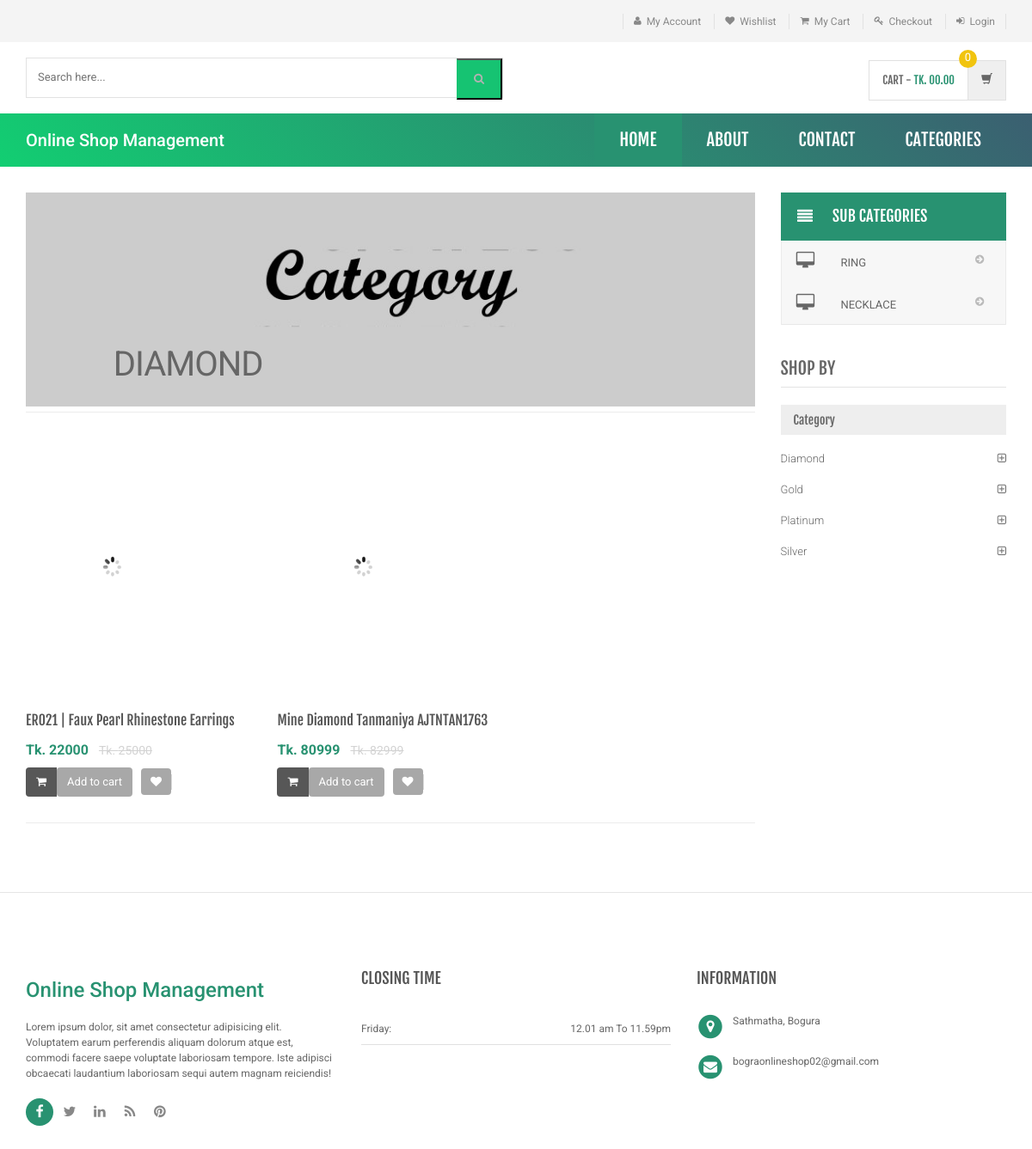
Before: /category.php?cid=7 with the older database file.
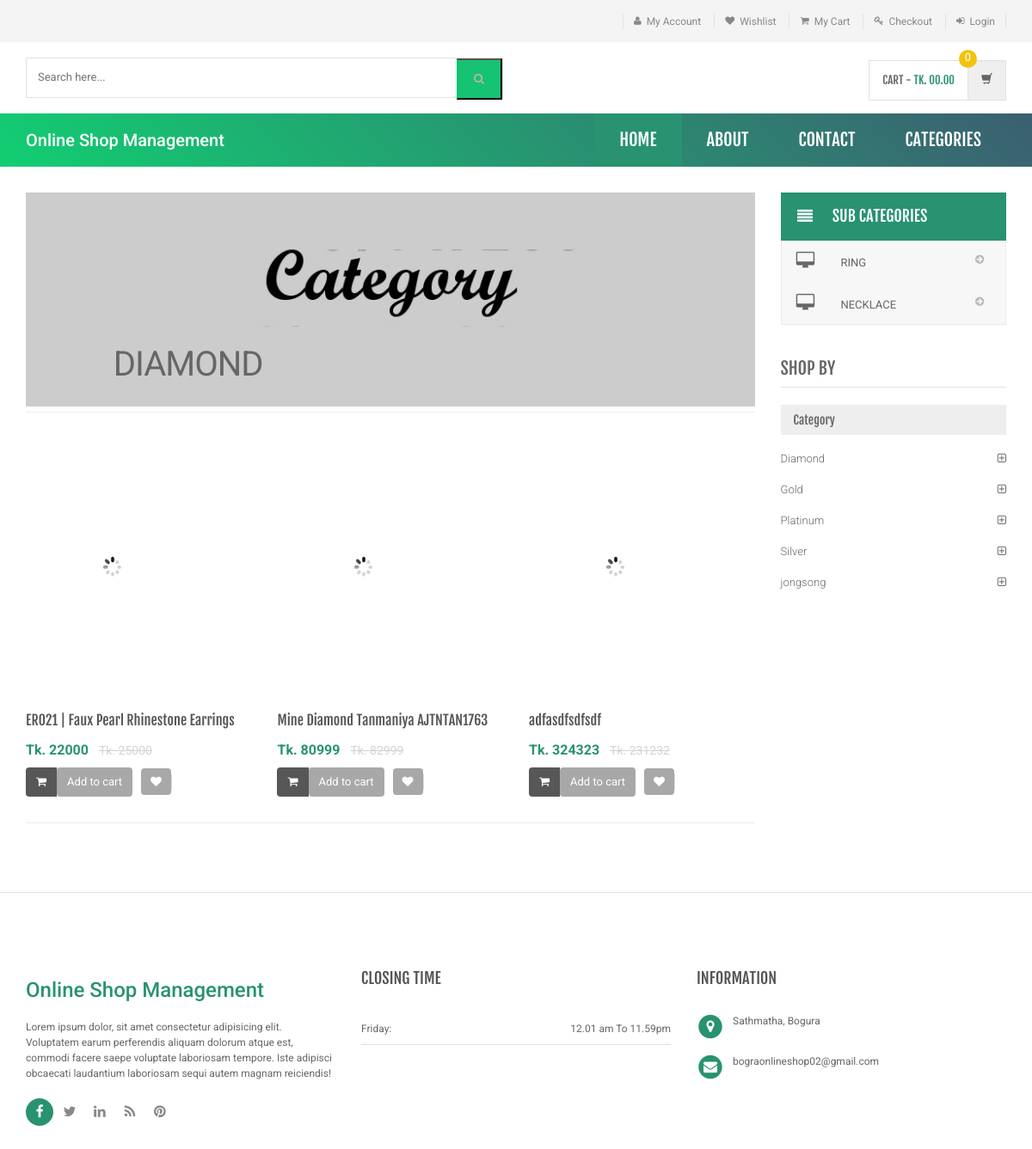
After: the same page with the newer database file.
### tables this page shows
CREATE TABLE `category` (
  `id` int(11) NOT NULL,
  `categoryName` varchar(255) DEFAULT NULL,
  `categoryDescription` longtext DEFAULT NULL,
  `creationDate` timestamp NOT NULL DEFAULT current_timestamp(),
  `updationDate` varchar(255) DEFAULT NULL
);

CREATE TABLE `products` (
  `id` int(11) NOT NULL,
  `category` int(11) NOT NULL,
  `subCategory` int(11) DEFAULT NULL,
  `productName` varchar(255) DEFAULT NULL,
  `productCompany` varchar(255) DEFAULT NULL,
  `productPrice` int(11) DEFAULT NULL,
  `productPriceBeforeDiscount` int(11) DEFAULT NULL,
  `productDescription` longtext DEFAULT NULL,
  `productImage1` varchar(255) DEFAULT NULL,
  `productImage2` varchar(255) DEFAULT NULL,
  `productImage3` varchar(255) DEFAULT NULL,
  `shippingCharge` int(11) DEFAULT NULL,
  `productAvailability` varchar(255) DEFAULT NULL,
  `postingDate` timestamp NULL DEFAULT current_timestamp(),
  `updationDate` varchar(255) DEFAULT NULL,
  `views` int(11) NOT NULL
);

CREATE TABLE `subcategory` (
  `id` int(11) NOT NULL,
  `categoryid` int(11) DEFAULT NULL,
  `subcategory` varchar(255) DEFAULT NULL,
  `creationDate` timestamp NULL DEFAULT current_timestamp(),
  `updationDate` varchar(255) DEFAULT NULL
);

### category.php (the view, shortened to what the rows shown need)
<?php
include('includes/config.php');
$cid=intval($_GET['cid']);
?>
<!DOCTYPE html>
<html lang="en">
	<head>
	    <link rel="stylesheet" href="assets/css/bootstrap.min.css">
	    <link rel="stylesheet" href="assets/css/main.css">
	    <link rel="stylesheet" href="assets/css/green.css">
	    <link rel="stylesheet" href="assets/css/owl.carousel.css">
		<link rel="stylesheet" href="assets/css/owl.transitions.css">
		<link href="assets/css/lightbox.css" rel="stylesheet">
		<link rel="stylesheet" href="assets/css/animate.min.css">
		<link rel="stylesheet" href="assets/css/rateit.css">
		<link rel="stylesheet" href="assets/css/bootstrap-select.min.css">
		<link rel="stylesheet" href="assets/css/config.css">
		<link href="assets/css/green.css" rel="alternate stylesheet" title="Green color">
		<link href="assets/css/blue.css" rel="alternate stylesheet" title="Blue color">
		<link href="assets/css/red.css" rel="alternate stylesheet" title="Red color">
		<link href="assets/css/orange.css" rel="alternate stylesheet" title="Orange color">
		<link href="assets/css/dark-green.css" rel="alternate stylesheet" title="Darkgreen color">
		<link rel="stylesheet" href="assets/css/font-awesome.min.css">
	</head>
    <body class="cnt-home">
<header class="header-style-1">
<?php include('includes/menu-bar.php');?>
</header>
<div class="body-content outer-top-xs">
	<div class='container'>
		<div class='row outer-bottom-sm'>
			<div class='col-md-9'>
	<div id="category" class="category-carousel hidden-xs">
		<div class="item">
			<div class="container-fluid">
				<div class="caption vertical-top text-left">
					<div class="big-text">
						<br />
					</div>
					       <?php $sql=mysqli_query($con,"select categoryName  from category where id='$cid'");
while($row=mysqli_fetch_array($sql))
{
    ?>
					<div class="excerpt hidden-sm hidden-md">
						<?php echo htmlentities($row['categoryName']);?>
					</div>
			<?php } ?>
				</div>
			</div>
		</div>
</div>
				<div class="search-result-container">
					<div id="myTabContent" class="tab-content">
						<div class="tab-pane active " id="grid-container">
							<div class="category-product  inner-top-vs">
								<div class="row">
			<?php
$ret=mysqli_query($con,"select * from products where category='$cid'");
$num=mysqli_num_rows($ret);
if($num>0)
{
while ($row=mysqli_fetch_array($ret))
{?>
		<div class="col-sm-6 col-md-4 wow fadeInUp">
			<div class="products">
	<div class="product">
		<div class="product-image">
			<div class="image">
				<a href="product-details.php?pid=<?php echo htmlentities($row['id']);?>"><img  src="assets/images/blank.gif" data-echo="admin/productimages/<?php echo htmlentities($row['id']);?>/<?php echo htmlentities($row['productImage1']);?>" alt="" width="200" height="300"></a>
			</div>
		</div>
		<div class="product-info text-left">
			<h3 class="name"><a href="product-details.php?pid=<?php echo htmlentities($row['id']);?>"><?php echo htmlentities($row['productName']);?></a></h3>
			<div class="product-price">
				<span class="price">
					Tk. <?php echo htmlentities($row['productPrice']);?>			</span>
										     <span class="price-before-discount">Tk. <?php echo htmlentities($row['productPriceBeforeDiscount']);?></span>
			</div>
		</div>
					<div class="cart clearfix animate-effect">
				<div class="action">
					<ul class="list-unstyled">
						<li class="add-cart-button btn-group">
							<button class="btn btn-primary icon" data-toggle="dropdown" type="button">
								<i class="fa fa-shopping-cart"></i>
							</button>
							<a href="category.php?page=product&action=add&id=<?php echo $row['id']; ?>">
							<button class="btn btn-primary" type="button">Add to cart</button></a>
						</li>
		                <li class="lnk wishlist">
							<a class="add-to-cart" href="category.php?pid=<?php echo htmlentities($row['id'])?>&&action=wishlist" title="Wishlist">
								 <i class="icon fa fa-heart"></i>
							</a>
						</li>
					</ul>
				</div>
			</div>
			</div>
			</div>
		</div>
	  <?php } } else {?>
		<div class="col-sm-6 col-md-4 wow fadeInUp"> <h3>No Product Found</h3>
		</div>
<?php } ?>
										</div>
							</div>
						</div>
				</div>
			</div>
		</div>
		<div class='col-md-3 sidebar'>
<div class="side-menu animate-dropdown outer-bottom-xs">
<div class="side-menu animate-dropdown outer-bottom-xs">
<nav class="yamm megamenu-horizontal" role="navigation">
	<ul class="nav">
		<li class="dropdown menu-item">
		  <?php $sql=mysqli_query($con,"select id,subcategory  from subcategory where categoryid='$cid'");
while($row=mysqli_fetch_array($sql))
{
?>
			<a href="sub-category.php?scid=<?php echo $row['id'];?>" class="dropdown-toggle"><i class="icon fa fa-desktop fa-fw"></i>
			<?php echo $row['subcategory'];?></a>
			<?php }?>
</li>
</ul>
</nav>
</div>
</div>
	            <div class="sidebar-module-container">
				<div class="sidebar-filter">
<div class="sidebar-widget wow fadeInUp outer-bottom-xs ">
<div class="sidebar-widget-body m-t-10">
		 <?php $sql=mysqli_query($con,"select id,categoryName  from category");
while($row=mysqli_fetch_array($sql))
{
?>
	<div class="accordion">
		<div class="accordion-group">
			<div class="accordion-heading">
				<a href="category.php?cid=<?php echo $row['id'];?>"  class="accordion-toggle collapsed">
				   <?php echo $row['categoryName'];?>
				</a>
			</div>
		</div>
	</div>
	<?php } ?>
</div>
</div>
				</div>
			</div>
		</div>
	</div>
</div>
</div>
</body>
</html>

Changed rows visible on the page:
added products: productName "adfasdfsdfsdf", productPrice "324323", productPriceBeforeDiscount "231232"
added category: categoryName "jongsong", shown under "Category"
